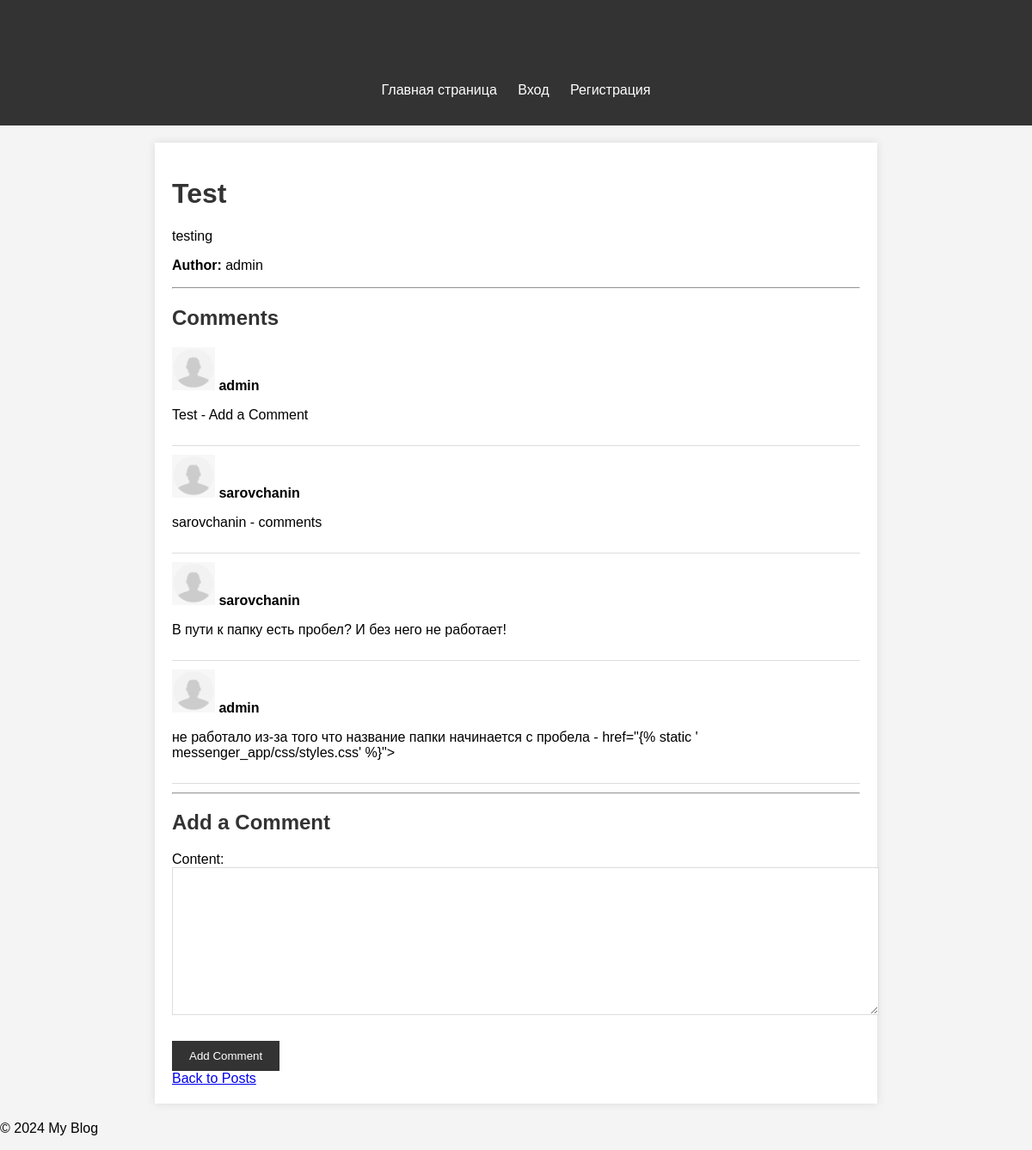
Before: /post/1/ with the older database file.
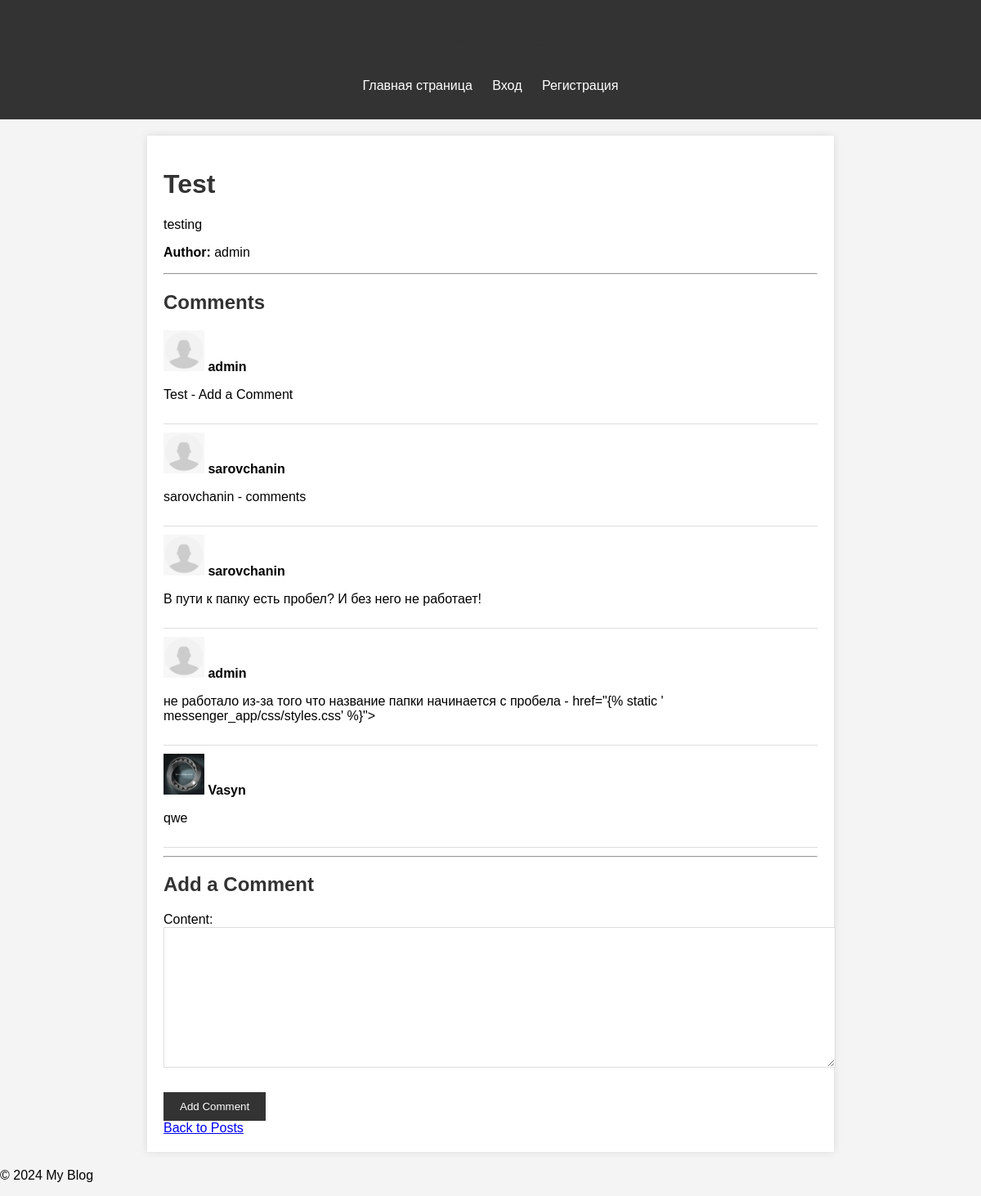
After: the same page with the newer database file.
### messenger_app/models.py (models this page shows, shortened)
class Post(models.Model):
    title = models.CharField(max_length=200)
    content = models.TextField()
    author = models.ForeignKey(User, on_delete=models.CASCADE)
    created_at = models.DateTimeField(auto_now_add=True)
    updated_at = models.DateTimeField(auto_now=True)

class Comment(models.Model):
    post = models.ForeignKey(Post, related_name='comments', on_delete=models.CASCADE)
    author = models.ForeignKey(User, on_delete=models.CASCADE)
    content = models.TextField()
    created_at = models.DateTimeField(auto_now_add=True)

class Profile(models.Model):
    user = models.OneToOneField(User, on_delete=models.CASCADE)
    bio = models.TextField(blank=True)
    location = models.CharField(max_length=100, blank=True)
    birth_date = models.DateField(null=True, blank=True)
    avatar = models.ImageField(upload_to='avatars/', null=True, blank=True, default='avatars/default_avatar.jpg')

### messenger_app/views.py (the view)
# urls.py: path('post/<int:pk>/', views.post_detail, name='post_detail'),
def post_detail(request, pk):
    post = get_object_or_404(Post, pk=pk)
    comments = post.comments.all()
    if request.method == 'POST':
        comment_form = CommentForm(request.POST)
        if comment_form.is_valid():
            comment = comment_form.save(commit=False)
            comment.post = post
            comment.author = request.user
            comment.save()
            return redirect('post_detail', pk=post.pk)
    else:
        comment_form = CommentForm()
    return render(request, 'messenger_app/post_detail.html', {
        'post': post,
        'comments': comments,
        'comment_form': comment_form
    })

### messenger_app/forms.py
class CommentForm(forms.ModelForm):
    class Meta:
        model = Comment
        fields = ['content']

### messenger_app/templates/messenger_app/post_detail.html (shortened to what this page needs)
{% extends "messenger_app/base.html" %}
{% load static %}
{% block content %}
<h1>{{ post.title }}</h1>
<p>{{ post.content }}</p>
<p><strong>Author:</strong> {{ post.author.username }}</p>
<hr>
<h2>Comments</h2>
{% for comment in comments %}
    <div class="comment">
        {% if comment.author.profile.avatar %}
            <img src="{{ comment.author.profile.avatar.url }}" alt="Avatar" style="width:50px; height:50px;">
        {% else %}
            <img src="{% static 'images/default_avatar.jpg' %}" alt="Default Avatar" style="width:50px; height:50px;">
        {% endif %}
        <strong>{{ comment.author.username }}</strong>
        <p>{{ comment.content }}</p>
    </div>
{% endfor %}
<hr>
<h2>Add a Comment</h2>
<form method="post">
    {{ comment_form.as_p }}
    <button type="submit">Add Comment</button>
</form>
<a href="{% url 'post_list' %}">Back to Posts</a>
{% endblock %}

### messenger_app/templates/messenger_app/base.html (shortened to what this page needs)
<!DOCTYPE html>
<html lang="en">
<head>
    {% load static %}
    <link rel="stylesheet" href="{% static ' messenger_app/css/styles.css' %}">
</head>
<body>
    <header>
        <h1>Мессенжер</h1>
        <nav>
            <ul>
                <li><a href="{% url 'post_list' %}"> Главная страница </a></li>
                {% if user.is_authenticated %}
                    <li><a href="{% url 'post_create' %}"> Добавить сообщение </a></li>
                    <li><a href="{% url 'user_list' %}"> Пользователи </a></li>
                    <li><a href="{% url 'inbox' %}"> Почта </a></li>
                    <li><a href="{% url 'profile' %}"> Профиль </a></li>
                    <li><a href="{% url 'logout' %}"> Выход ({{user.username}}) </a></li>
                {% else %}
                    <li><a href="{% url 'login' %}"> Вход </a></li>
                    <li><a href="{% url 'register' %}"> Регистрация </a></li>
                {% endif %}
            </ul>
        </nav>
    </header>
    <main>
        {% block content %}
        {% endblock %}
    </main>
    <footer>
        <p>&copy; 2024 My Blog</p>
    </footer>
</body>
</html>

### static/ messenger_app/css/styles.css (style rules this page uses)
body { font-family: Arial, sans-serif; margin: 0; padding: 0; background-color: #f4f4f4; }
header { background: #333; color: #fff; padding: 1em 0; text-align: center; }
nav ul { list-style: none; padding: 0; }
nav ul li { display: inline; margin: 0 10px; }
nav ul li a { color: #fff; text-decoration: none; }
main { padding: 20px; max-width: 800px; margin: 20px auto; background: #fff; box-shadow: 0 0 10px rgba(0,0,0,0.1); }
h1, h2 { color: #333; }
.post, .comment { border-bottom: 1px solid #ddd; margin-bottom: 10px; padding-bottom: 10px; }
form { margin-top: 20px; }
form input, form textarea { width: 100%; padding: 10px; margin-bottom: 10px; border: 1px solid #ddd; }
form button { padding: 10px 20px; background: #333; color: #fff; border: none; cursor: pointer; }

Changed rows visible on the page:
added Comment: author.profile.avatar (picture), author.username "Vasyn", content "qwe"
